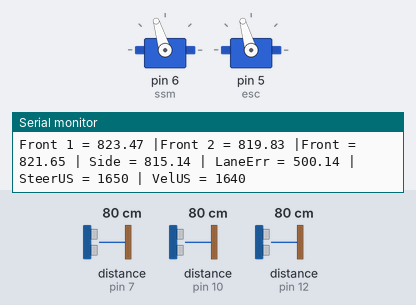
Bench run of a sketch on a simulated Arduino Uno, built with avr-gcc and run on an emulated ATmega328P. On the bench: 2 × servo, the last lines printed to the serial monitor. Wiring (inferred from the names in the program): 3 × ultrasonic range finder: trigger pin 8, echo pin 7 / trigger pin 11, echo pin 10 / trigger pin 13, echo pin 12. Inputs (shaded band) come from the test bench; at power-on: distance to the obstacle (sensors on pin 7, pin 10, pin 12) 80 cm. The echo pulse lasts 58.3 µs per cm.

Above: at 2.2 s.
2.3 s: distance to the obstacle (sensor on pin 7) set to 18 cm
At 3.1 s:
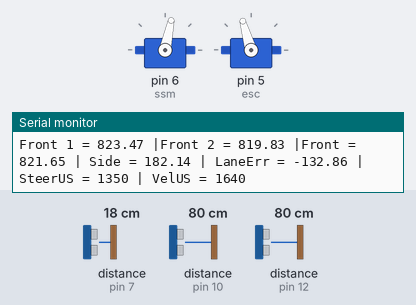
4.1 s: distance to the obstacle (sensor on pin 10) set to 2 cm
At 4.35 s:
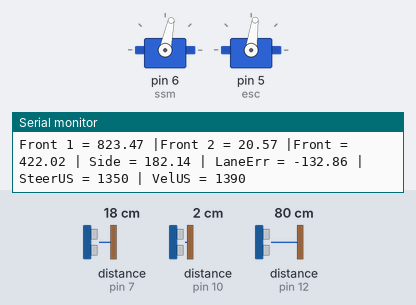
5.9 s: distance to the obstacle (sensor on pin 7) set to 35 cm
At 6.8 s:
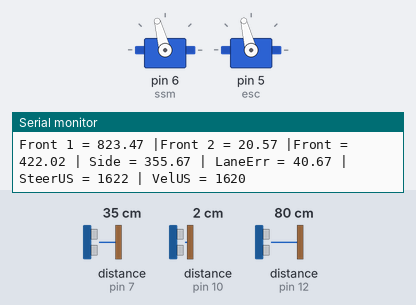
7.7 s: distance to the obstacle (sensor on pin 12) set to 60 cm
At 8.15 s:
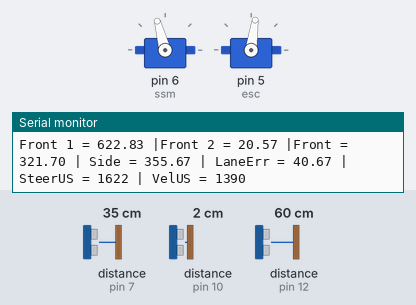
10.7 s: distance to the obstacle (sensor on pin 10) set to 18 cm
13.7 s: distance to the obstacle (sensor on pin 12) set to 64 cm
At 14.8 s:
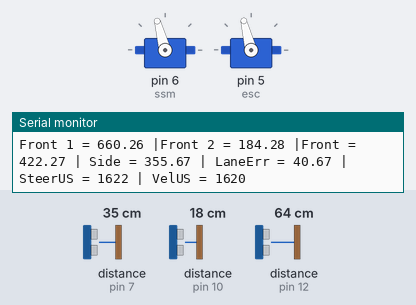
Timing chart, 0 to 16.7 s (numbered marks = the images above; inputs shaded):
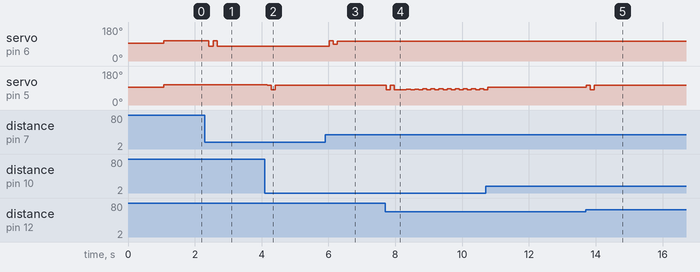

The sketch:

Vehicle_control_code.ino
```cpp
// ========================
// Servo Library and Set-up
// ========================
#include <Servo.h> //define the servo library
Servo ssm; //create an instance of the servo object called ssm
Servo esc; //create an instance of the servo object called esc
int steering=1500, throttle=1500; //defining global variables to use later

// Including the calibration coefficients
#include "calibration2.h"   // for sensor 2
#include "calibration5.h"   // for sensor 5
#include "calibration3.h"   // for sensor 3

// =======================================
// Speed Limit (Throttle) and Sensor Limit
// =======================================
const int MAX_SPEED_US = 1620;   // upper speed limit
const int MIN_SPEED_US = 1390;   // allowing for reverse
const int MAX_VALID_DIST = 700; // mm
int velocity_us;
const int FAILSAFE_SPEED_US = 1640; //failsafe speed when sensor fails


// =============================
// Ultrasonic Sensor Pins set-up
// =============================
#define trigPinF1 13     // First Ultrasonic trigger pin is at pin 13 SENSOR 2
#define echoPinF1 12     // First Ultrasonic echo pin is at pin 12 SENSOR 2
#define trigPinF2 11     // Second Ultrasonis trigger pin is at pin 11 SENSOR 5
#define echoPinF2 10     // Second Ultrasonic echo pin is at pin 10 SENSOR 5
#define trigPinR 8       // Right side Ultrasonic trigger pin is at pin 8 SENSOR 3
#define echoPinR 7       // Right side Ultrasonic echo pin is at pin 7 SENSOR 3

// ================
// Desired behavior
// ================
const float DESIRED_DIST = 360.0;    // mm
const float DESIRED_SIDE = 315.0;    // mm
const float SAMPLE_TIME = 0.05;     // sec
const float Stop1 = DESIRED_DIST - 30; // mm within 33 cm from sensor
const float Stop2 = DESIRED_DIST + 50; // mm within 41 cm from sensor

// ================================
// Reading the raw signals function
// ================================
float readTimeResponse(float trigPin, float echoPin){
  digitalWrite(trigPin, LOW);
  delayMicroseconds(2);
  digitalWrite(trigPin, HIGH);
  delayMicroseconds(10);
  digitalWrite(trigPin, LOW);

  long time = pulseIn(echoPin, HIGH);
  return (float)time;
}

// ==============================
// PID Gains for Steering Control
// ==============================
float Ki_steer = 3;             //Integral gain (steering)
float Kd_steer = 0.9;             //Derivative gain (steering)
float Kp_steer = 4.1;             //Proportional gain (steering)

// ==============================
// PID Gains for Throttle Control
// ==============================
float Ki_drive = 3;             //Integral gain (throttle)
float Kd_drive = 17;             //Derivative gain (throttle)
float Kp_drive = 1;             //Proportional gain (throttle)

// ==========
// PID states
// ==========
float prevPrevDistError = 0; float prevDistError = 0; float distError = 0;
float prevPrevLaneError = 0; float prevLaneError = 0; float laneError = 0;

// ============
// PID Function
// ============
float PID(float actual, float desired, float &prevPrevError, float &prevError, float &error,
          float Kp, float Ki, float Kd)
{
    float K1 = Kp + Ki + Kd;
    float K2 = -Kp - 2.0f*Kd;
    float K3 = Kd;
    prevPrevError = prevError;
    prevError = error;
    error = actual - desired;
    return K1*error + K2*prevError + K3*prevPrevError;
}

void setup() {
   Serial.begin(9600); //start serial connection. Uncomment for PC
   ssm.attach(6); //define that ssm is connected at pin 6
   esc.attach(5); //define that esc is connected at pin 5
   pinMode(trigPinF1, OUTPUT);   //Making the trigger pin an output signal (front 1)
   pinMode(echoPinF1, INPUT);    //Making the echo pin an input signal (front 1)
   pinMode(trigPinF2, OUTPUT);   //Making the trigger pin an output signal (front 2)
   pinMode(echoPinF2, INPUT);    //Making the echo pin an input signal (front 2)
   pinMode(trigPinR, OUTPUT);    //Making the trigger pin an output signal (right)
   pinMode(echoPinR, INPUT);     //Making the echo pin an input signal (right)
   ssm.writeMicroseconds(1500);  //write steering value to steering servo
   esc.writeMicroseconds(1500);  //write velocity value to the ESC unit
   delay(1000); // Allow ESC to arm
}

void loop() {
  delay((int)(SAMPLE_TIME*1000));

  // =============================================================
  // Reading and calculating the distance of the front two sensors
  // =============================================================
  //1. Reading the raw data
  float Front1_raw_data = readTimeResponse(trigPinF1, echoPinF1);
  float Front2_raw_data = readTimeResponse(trigPinF2, echoPinF2);

  //2. Calibrating the data for the two sensors
  float distance_F1 = CAL2_A * Front1_raw_data + CAL2_B;
  float distance_F2 = CAL5_A * Front2_raw_data + CAL5_B;

  float Front_dist = ((distance_F1 + distance_F2)/2.0f);

  // ==================================================
  // Reading and calculating the right sensor
  // ==================================================
  //1. Reading the raw data
  float Right_raw_data = readTimeResponse(trigPinR, echoPinR);


  //2. Calibrating the two data sets to get the distance
  float dist_Right = (CAL3_A * Right_raw_data + CAL3_B);


  // ===================================================
  // Operating the PID looping for throttle and steering
  // ===================================================
  // Creating sample time index
  float dt = SAMPLE_TIME;

  //1. Lane Keeping PID
  float steerCMD = PID(dist_Right, DESIRED_SIDE, prevPrevLaneError, prevLaneError, laneError, Kp_steer, Ki_steer, Kd_steer);

  // mapping the output into servo microseconds
  int steering_us = 1500 + steerCMD;  //1500 = straight

  steering_us = constrain(steering_us, 1350, 1650);

  //2. Adaptive Cruise Control PID and constant velocity if sensor limit is reached
  bool sensorValid(Front_dist < MAX_VALID_DIST);
  bool StopCriterion(Front_dist > Stop1 && Front_dist < Stop2);

  if(sensorValid){
    if(StopCriterion){
      // *** BRAKING CRITERION ***
      // Setting the braking criterion if within threshold
      velocity_us = 1500;

      // Reset PID states so it doesn't spike when readings return
      prevPrevDistError = 0;
      prevDistError = 0;
      distError = 0;
    }

    else{
      //Applying the PID Looping
      float velCMD = PID(Front_dist, DESIRED_DIST, prevPrevDistError, prevDistError, distError, Kp_drive, Ki_drive, Kd_drive);

      velocity_us = 1500 + velCMD; //1500 = neutral

    // ======================
    // Apply throttle limits
    // ======================
    velocity_us = constrain(velocity_us, MIN_SPEED_US, MAX_SPEED_US);
    }
  }

  else{
    // *** FAILSAFE MODE ***
    // Use constant speed when the front sensor is unreliable
    velocity_us = FAILSAFE_SPEED_US;

    // Reset PID states so it doesn't spike when readings return
    prevPrevDistError = 0;
    prevDistError = 0;
    distError = 0;
    }

  //3. Apply to the vehicle
  setVehicle(steering_us, velocity_us); //steering_us

  Serial.print("Front 1 = "); Serial.print(distance_F1);
  Serial.print(" |Front 2 = "); Serial.print(distance_F2);
  Serial.print(" |Front = "); Serial.print(Front_dist);
  Serial.print(" | Side = "); Serial.print(dist_Right);
  Serial.print(" | LaneErr = "); Serial.print(laneError);
  Serial.print(" | SteerUS = "); Serial.print(steering_us);
  Serial.print(" | VelUS = "); Serial.println(velocity_us);
}

//********************** Vehicle Control **********************//
//***************** Do not change below part *****************//

void setVehicle(int s, int v)
{
  s=min(max(1050,s),1950); //saturate steering command
  v=min(max(1250,v),1750); //saturate velocity command
  ssm.writeMicroseconds(s); //write steering value to steering servo
  esc.writeMicroseconds(v); //write velocity value to the ESC unit
}
//***************** Do not change above part *****************//
```

calibration2.h
```cpp
// Auto-generated calibration header
// Generated by MATLAB from Sensor2.xlsx

#ifndef CALIBRATION2_H
#define CALIBRATION2_H

// Linear calibration model:
// distance_mm = CAL2_A * time_us + CAL2_B

const float CAL2_A = 0.1749264464f;
const float CAL2_B = 10.7584005379f;

#endif // CALIBRATION2_H
```

calibration3.h
```cpp
// Auto-generated calibration header
// Generated by MATLAB from Sensor3.xlsx

#ifndef CALIBRATION3_H
#define CALIBRATION3_H

// Linear calibration model:
// distance_mm = CAL3_A * time_us + CAL3_B

const float CAL3_A = 0.1751021472f;
const float CAL3_B = -1.8914020427f;

#endif // CALIBRATION3_H
```

calibration5.h
```cpp
// Auto-generated calibration header
// Generated by MATLAB from Sensor5.xlsx

#ifndef CALIBRATION5_H
#define CALIBRATION5_H

// Linear calibration model:
// distance_mm = CAL5_A * time_us + CAL5_B

const float CAL5_A = 0.1754696852f;
const float CAL5_B = -0.1396181936f;

#endif // CALIBRATION5_H
```

Measured:
- the behaviour switches between 61 and 62 cm on distance to the obstacle (sensor on pin 12) (found by bisection; images 4 and 5)
- after the input at 2.3 s, servo on pin 6 (ssm): 107° → 78° after 0.12 s, → 107° 0.12 s later, → 78° 0.12 s later
- after the input at 4.1 s, servo on pin 5 (esc): 106° → 104° after 0.06 s, → 82° 0.12 s later, → 104° 0.12 s later
- after the input at 5.9 s, servo on pin 6 (ssm): 78° → 107° after 0.12 s, → 89° 0.12 s later, → 105° 0.12 s later
- after the input at 7.7 s, servo on pin 5 (esc): 104° → 82° at once, → 104° 0.12 s later, → 82° 0.12 s later, → 84° 0.37 s later, … (23 changes in this stretch)
- after the input at 13.7 s, servo on pin 5 (esc): 93° → 104° at once, → 82° 0.12 s later, → 104° 0.12 s later
